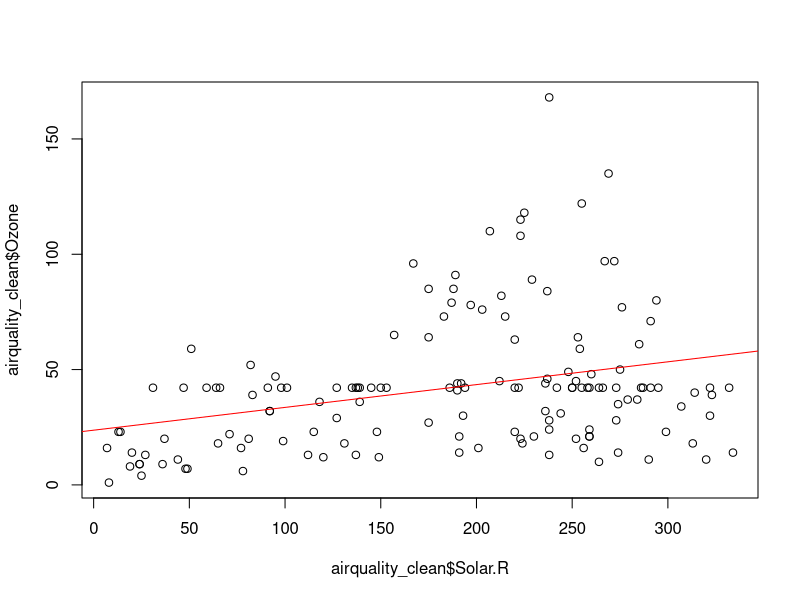

This figure's R source:
# i
na_count <- colMeans(is.na(airquality))
airquality_clean <- airquality
for(i in 1:ncol(airquality_clean)) {
  if(na_count[i] < 0.1) airquality_clean <- airquality_clean[!is.na(airquality_clean[,i]),]
  else airquality_clean[is.na(airquality_clean[,i]), i] <- mean(airquality_clean[,i], na.rm=TRUE)
}
# ii & iii
model <- lm(Ozone ~ Solar.R, data=airquality_clean)
plot(airquality_clean$Solar.R, airquality_clean$Ozone)
abline(model, col="red")
